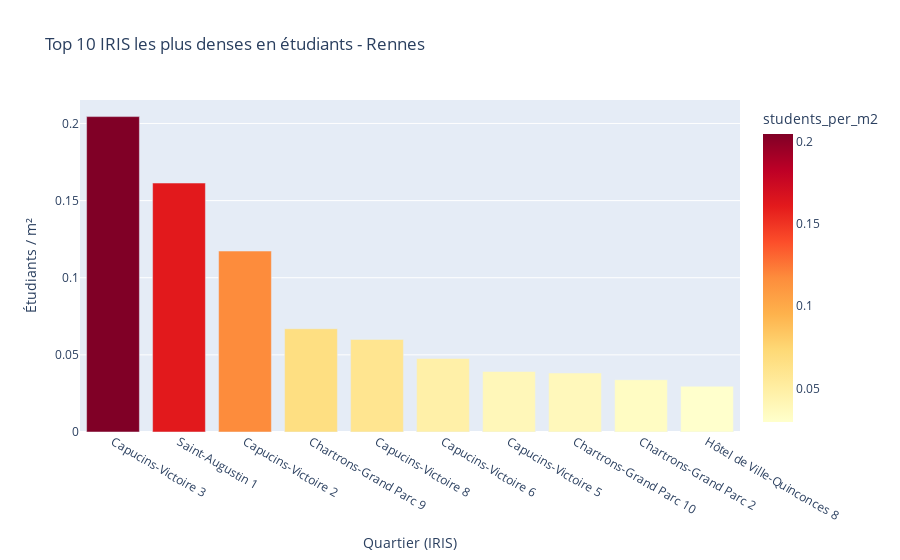

The code cell stored with this chart in its notebook:
### Code cell
top10_iris_bordeaux = iris_bordeaux_stats.sort_values(by='students_per_m2', ascending=False).head(10)

fig = px.bar(
    top10_iris_bordeaux,
    x='LIB_IRIS',
    y='students_per_m2',
    hover_data=['nb_etudiants','area_m2','nb_etabs'],
    color='students_per_m2',
    color_continuous_scale='YlOrRd',
    title="Top 10 IRIS les plus denses en étudiants - Rennes"
)

fig.update_layout(xaxis_title="Quartier (IRIS)", yaxis_title="Étudiants / m²")
fig.show()

### Figure 1 — Plotly figure (JSON) as saved in the notebook; plotly's stock layout.template omitted (floating-point values rounded to 4 significant figures)
{"data": [{"customdata": [[29540.0, 144500.0, 112.0], [122400.0, 758800.0, 129.0], [10710.0, 91340.0, 14.0], [27550.0, 411600.0, 108.0], [12620.0, 210200.0, 30.0], [6202.0, 130200.0, 21.0], [11010.0, 280600.0, 63.0], [7397.0, 193400.0, 55.0], [17290.0, 510100.0, 82.0], [5205.0, 175500.0, 9.0]], "hovertemplate": "LIB_IRIS=%{x}<br>students_per_m2=%{marker.color}<br>nb_etudiants=%{customdata[0]}<br>area_m2=%{customdata[1]}<br>nb_etabs=%{customdata[2]}<extra></extra>", "legendgroup": "", "marker": {"color": [0.2044, 0.1614, 0.1173, 0.06692, 0.06001, 0.04764, 0.03924, 0.03826, 0.03389, 0.02966], "coloraxis": "coloraxis", "pattern": {"shape": ""}}, "name": "", "orientation": "v", "showlegend": false, "textposition": "auto", "type": "bar", "x": ["Capucins-Victoire 3", "Saint-Augustin 1", "Capucins-Victoire 2", "Chartrons-Grand Parc 9", "Capucins-Victoire 8", "Capucins-Victoire 6", "Capucins-Victoire 5", "Chartrons-Grand Parc 10", "Chartrons-Grand Parc 2", "Hôtel de Ville-Quinconces 8"], "xaxis": "x", "y": [0.2044, 0.1614, 0.1173, 0.06692, 0.06001, 0.04764, 0.03924, 0.03826, 0.03389, 0.02966], "yaxis": "y"}], "layout": {"barmode": "relative", "coloraxis": {"colorbar": {"title": {"text": "students_per_m2"}}, "colorscale": [[0, "rgb(255,255,204)"], [0.125, "rgb(255,237,160)"], [0.25, "rgb(254,217,118)"], [0.375, "rgb(254,178,76)"], [0.5, "rgb(253,141,60)"], [0.625, "rgb(252,78,42)"], [0.75, "rgb(227,26,28)"], [0.875, "rgb(189,0,38)"], [1, "rgb(128,0,38)"]]}, "legend": {"tracegroupgap": 0}, "title": {"text": "Top 10 IRIS les plus denses en étudiants - Rennes"}, "xaxis": {"anchor": "y", "domain": [0, 1], "title": {"text": "Quartier (IRIS)"}}, "yaxis": {"anchor": "x", "domain": [0, 1], "title": {"text": "Étudiants / m²"}}}}
